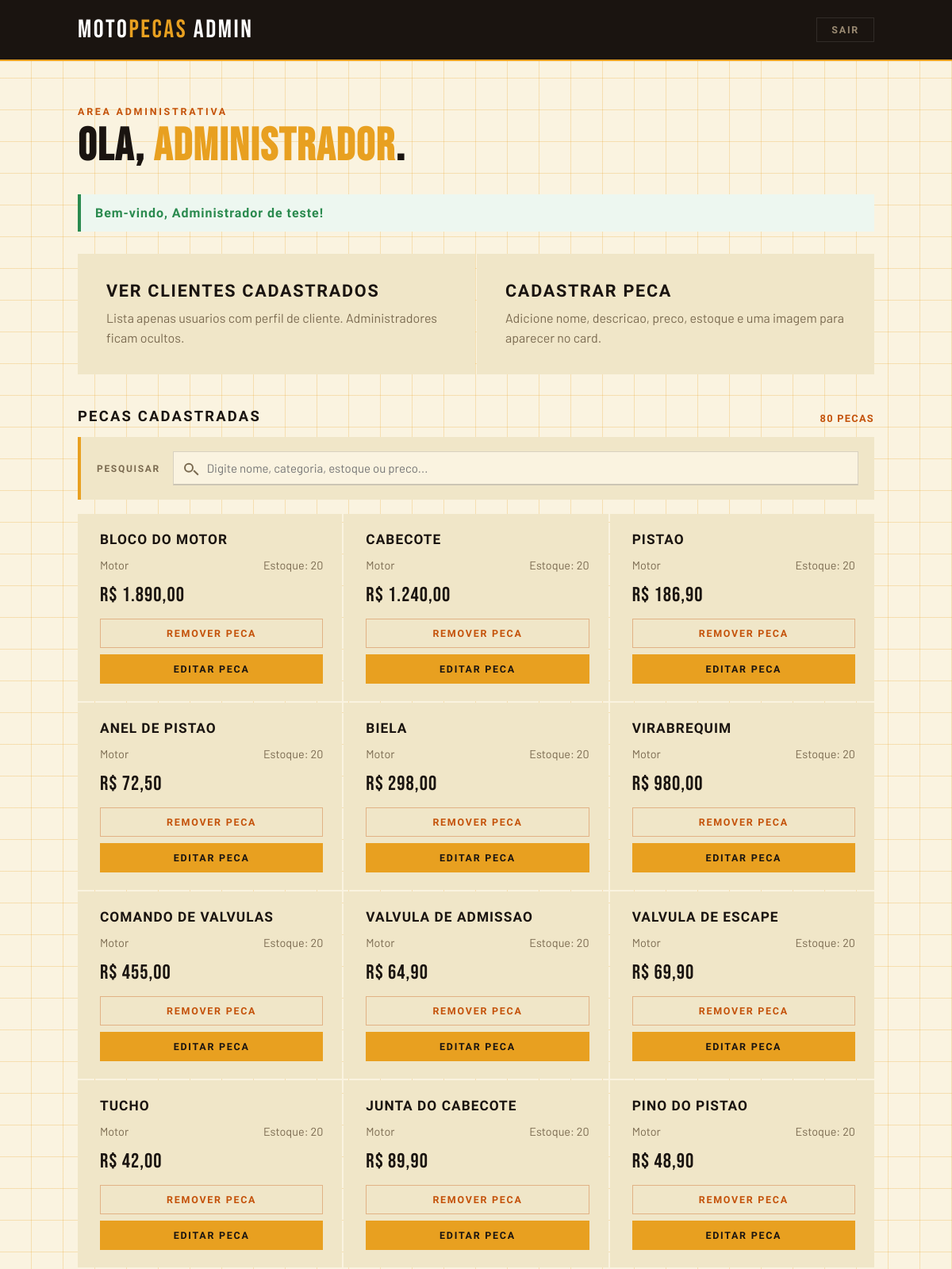
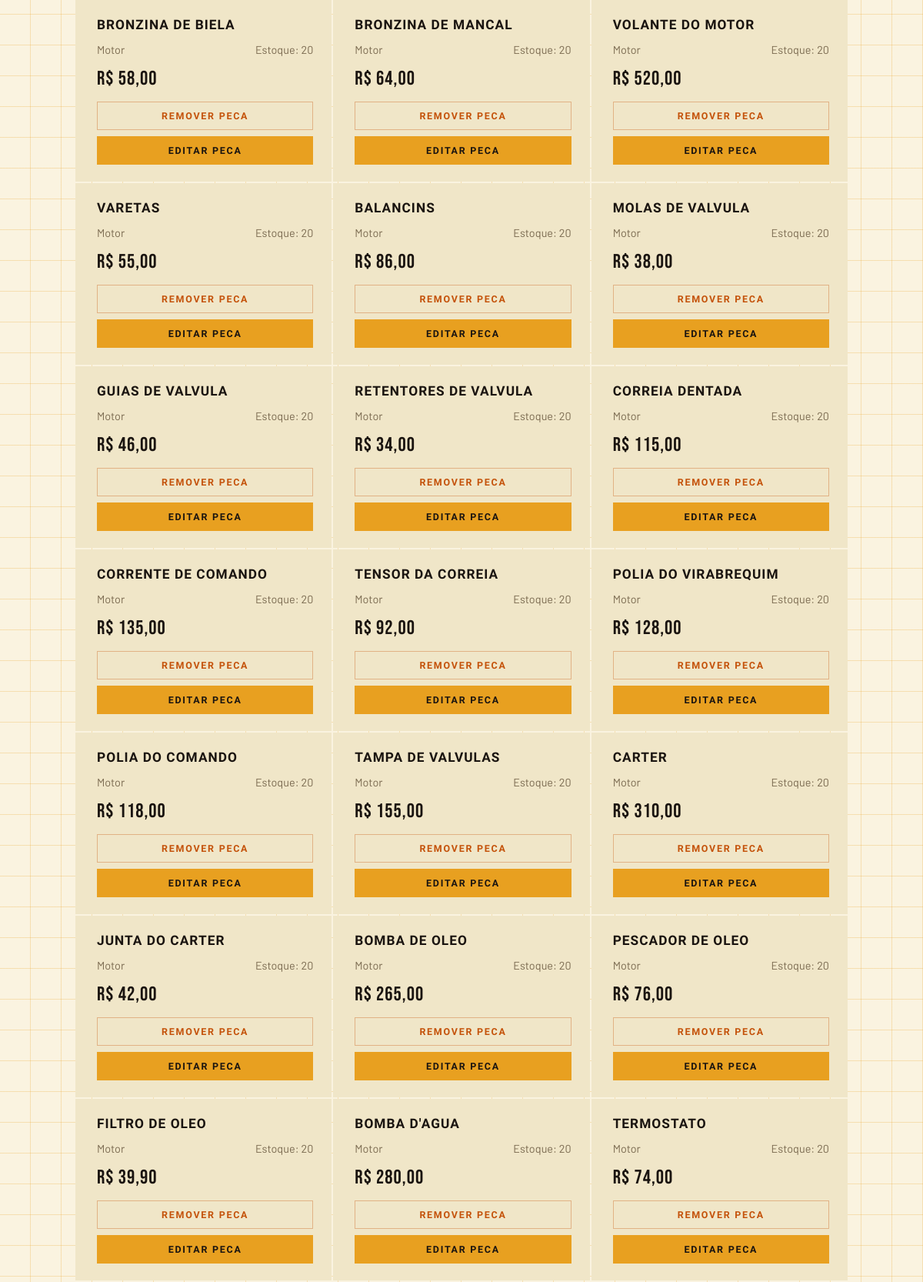
/?url=admin/dashboard (signed in, upper part), run on the app's committed database (2 pictures, top to bottom).
### tables this page shows
CREATE TABLE `produto` (
  `id` int(11) NOT NULL,
  `nome` varchar(150) NOT NULL,
  `preco` decimal(10,2) NOT NULL,
  `estoque` int(11) NOT NULL,
  `id_categoria` int(11) NOT NULL
);

CREATE TABLE `categoria` (
  `id` int(11) NOT NULL,
  `nome_categoria` varchar(100) NOT NULL,
  `descricao` text DEFAULT NULL
);

### admin/config/conexao.php (called while the page is built, shortened)
<?php
function getDB(): PDO {
    static $pdo = null;
    if ($pdo === null) {
        try {
            $pdo = new PDO(
                'mysql:host=' . DB_HOST . ';port=3306;dbname=' . DB_NAME . ';charset=utf8mb4',
                DB_USER,
                DB_PASS,
                [
                    PDO::ATTR_ERRMODE            => PDO::ERRMODE_EXCEPTION,
                    PDO::ATTR_DEFAULT_FETCH_MODE => PDO::FETCH_ASSOC,
                    PDO::ATTR_EMULATE_PREPARES   => false,
                ]
            );
        } catch (PDOException $e) {
            http_response_code(500);
            exit('Erro: ' . $e->getMessage());
        }
    }
    return $pdo;
}

### admin/models/ProdutoModel.php (called while the page is built, shortened)
<?php
class ProdutoModel {
    private PDO $db;
    public function __construct() {
        $this->db = getDB();
    }
    public function all(): array {
        return $this->db->query(
            'SELECT p.*, c.nome_categoria
             FROM produto p
             LEFT JOIN categoria c ON c.id = p.id_categoria
             ORDER BY p.id'
        )->fetchAll();
    }
}

### admin/views/admin/dashboard.php (the view, shortened to what this page needs)
<!DOCTYPE html>
<html lang="pt-BR">
<head>
</head>
<body>
  <header>
    <div class="header-inner">
      <a href="?url=admin/dashboard" class="logo"><span>Moto</span>Pecas <span>Admin</span></a>
      <a href="?url=auth/logout" class="logout">Sair</a>
    </div>
  </header>
  <main>
    <div class="eyebrow">Area administrativa</div>
    <h1>Ola, <em><?= htmlspecialchars(explode(' ', $usuario['nome'])[0]) ?></em>.</h1>
    <?php if (!empty($flash)): ?>
      <div class="flash flash-<?= htmlspecialchars($flash['tipo']) ?>"><?= htmlspecialchars($flash['mensagem']) ?></div>
    <?php endif; ?>
    <div class="actions">
      <a class="action" href="?url=admin/clientes">
        <strong>Ver clientes cadastrados</strong>
        <span>Lista apenas usuarios com perfil de cliente. Administradores ficam ocultos.</span>
      </a>
      <a class="action" href="?url=admin/pecas/create">
        <strong>Cadastrar peca</strong>
        <span>Adicione nome, descricao, preco, estoque e uma imagem para aparecer no card.</span>
      </a>
    </div>
    <div class="section-head">
      <div class="section-title">Pecas cadastradas</div>
      <div id="resultado-busca"><?= count($produtos ?? []) ?> peca<?= count($produtos ?? []) === 1 ? '' : 's' ?></div>
    </div>
    <?php if (empty($produtos)): ?>
      <div class="empty">Nenhuma peca cadastrada no banco.</div>
    <?php else: ?>
      <div class="search-panel">
        <label class="search-label" for="busca-peca">Pesquisar</label>
        <div class="search-wrap">
          <input type="text" id="busca-peca" placeholder="Digite nome, categoria, estoque ou preco..." autocomplete="off">
        </div>
      </div>
      <div class="products">
        <?php foreach ($produtos as $produto): ?>
          <div class="product" data-search="<?= htmlspecialchars(strtolower(($produto['nome'] ?? '') . ' ' . ($produto['nome_categoria'] ?? '') . ' estoque ' . ($produto['estoque'] ?? '') . ' preco ' . number_format((float)($produto['preco'] ?? 0), 2, ',', '.'))) ?>">
            <div class="product-name"><?= htmlspecialchars($produto['nome'] ?? '') ?></div>
            <div class="product-meta">
              <span><?= htmlspecialchars($produto['nome_categoria'] ?? 'Sem categoria') ?></span>
              <span>Estoque: <?= (int)($produto['estoque'] ?? 0) ?></span>
            </div>
            <div class="product-price">R$ <?= number_format((float)($produto['preco'] ?? 0), 2, ',', '.') ?></div>
            <div class="product-actions">
              <form class="delete-form" action="?url=admin/pecas/delete" method="POST" onsubmit="return confirm('Remover esta peca do catalogo? Os clientes nao vao mais ve-la.');">
                <button type="submit" class="delete-btn">Remover peca</button>
              </form>
              <a class="edit-btn" href="?url=admin/pecas/edit/<?= (int)$produto['id'] ?>">Editar peca</a>
            </div>
          </div>
        <?php endforeach; ?>
      </div>
    <?php endif; ?>
  </main>
</body>
</html>

### index.php (shortened to what this page needs)
<?php
require_once ROOT . '/config/conexao.php';
require_once ROOT . '/models/ProdutoModel.php';
$url = isset($_GET['url']) ? trim($_GET['url'], '/') : '';
function usuarioSessao(): array {
    return [
        'id'    => $_SESSION['usuario_id'],
        'nome'  => $_SESSION['usuario_nome']  ?? '',
        'email' => $_SESSION['usuario_email'] ?? '',
        'role'  => $_SESSION['usuario_role']  ?? 'cliente',
    ];
}
function flashSessao(): ?array {
    if (!empty($_SESSION['flash'])) {
        $flash = $_SESSION['flash'];
        return $flash;
    }
    return null;
}
if ($url === 'admin/dashboard') {
    $usuario = usuarioSessao();
    $flash = flashSessao();
    try {
        $produtoModel = new ProdutoModel();
        $produtos = $produtoModel->all();
    } catch (Throwable $e) {
        $produtos = [];
        $flash = $flash ?: ['tipo' => 'danger', 'mensagem' => 'Nao foi possivel carregar as pecas.'];
    }
    require ROOT . '/views/admin/dashboard.php';
    exit;
}
?>

### data on the page
produto: nome "BLOCO DO MOTOR", id_categoria.nome_categoria "Motor", estoque "20", preco "1.890,00"
produto: nome "CABECOTE", id_categoria.nome_categoria "Motor", estoque "20", preco "1.240,00"
produto: nome "PISTAO", id_categoria.nome_categoria "Motor", estoque "20", preco "186,90"
produto: nome "ANEL DE PISTAO", id_categoria.nome_categoria "Motor", estoque "20", preco "72,50"
produto: nome "BIELA", id_categoria.nome_categoria "Motor", estoque "20", preco "298,00"
produto: nome "VIRABREQUIM", id_categoria.nome_categoria "Motor", estoque "20", preco "980,00"
produto: nome "COMANDO DE VALVULAS", id_categoria.nome_categoria "Motor", estoque "20", preco "455,00"
produto: nome "VALVULA DE ADMISSAO", id_categoria.nome_categoria "Motor", estoque "20", preco "64,90"
produto: nome "VALVULA DE ESCAPE", id_categoria.nome_categoria "Motor", estoque "20", preco "69,90"
produto: nome "TUCHO", id_categoria.nome_categoria "Motor", estoque "20", preco "42,00"
produto: nome "JUNTA DO CABECOTE", id_categoria.nome_categoria "Motor", estoque "20", preco "89,90"
produto: nome "PINO DO PISTAO", id_categoria.nome_categoria "Motor", estoque "20", preco "48,90"
produto: nome "BRONZINA DE BIELA", id_categoria.nome_categoria "Motor", estoque "20", preco "58,00"
produto: nome "BRONZINA DE MANCAL", id_categoria.nome_categoria "Motor", estoque "20", preco "64,00"
produto: nome "VOLANTE DO MOTOR", id_categoria.nome_categoria "Motor", estoque "20", preco "520,00"
produto: nome "VARETAS", id_categoria.nome_categoria "Motor", estoque "20", preco "55,00"
produto: nome "BALANCINS", id_categoria.nome_categoria "Motor", estoque "20", preco "86,00"
produto: nome "MOLAS DE VALVULA", id_categoria.nome_categoria "Motor", estoque "20", preco "38,00"
produto: nome "GUIAS DE VALVULA", id_categoria.nome_categoria "Motor", estoque "20", preco "46,00"
produto: nome "RETENTORES DE VALVULA", id_categoria.nome_categoria "Motor", estoque "20", preco "34,00"
produto: nome "CORREIA DENTADA", id_categoria.nome_categoria "Motor", estoque "20", preco "115,00"
produto: nome "CORRENTE DE COMANDO", id_categoria.nome_categoria "Motor", estoque "20", preco "135,00"
produto: nome "TENSOR DA CORREIA", id_categoria.nome_categoria "Motor", estoque "20", preco "92,00"
produto: nome "POLIA DO VIRABREQUIM", id_categoria.nome_categoria "Motor", estoque "20", preco "128,00"
produto: nome "POLIA DO COMANDO", id_categoria.nome_categoria "Motor", estoque "20", preco "118,00"
produto: nome "TAMPA DE VALVULAS", id_categoria.nome_categoria "Motor", estoque "20", preco "155,00"
produto: nome "CARTER", id_categoria.nome_categoria "Motor", estoque "20", preco "310,00"
produto: nome "JUNTA DO CARTER", id_categoria.nome_categoria "Motor", estoque "20", preco "42,00"
produto: nome "BOMBA DE OLEO", id_categoria.nome_categoria "Motor", estoque "20", preco "265,00"
produto: nome "PESCADOR DE OLEO", id_categoria.nome_categoria "Motor", estoque "20", preco "76,00"
produto: nome "FILTRO DE OLEO", id_categoria.nome_categoria "Motor", estoque "20", preco "39,90"
produto: nome "BOMBA D'AGUA", id_categoria.nome_categoria "Motor", estoque "20", preco "280,00"
produto: nome "TERMOSTATO", id_categoria.nome_categoria "Motor", estoque "20", preco "74,00"

### other printed values
explode(' ', $usuario['nome'])[0] "Administrador"
$flash['mensagem'] "Bem-vindo, Administrador de teste!"
count($produtos ?? []) "80"
